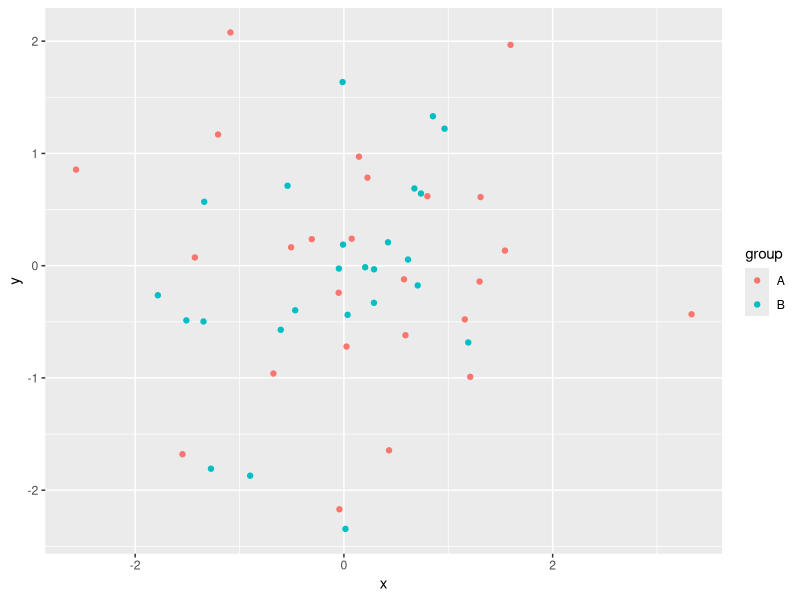
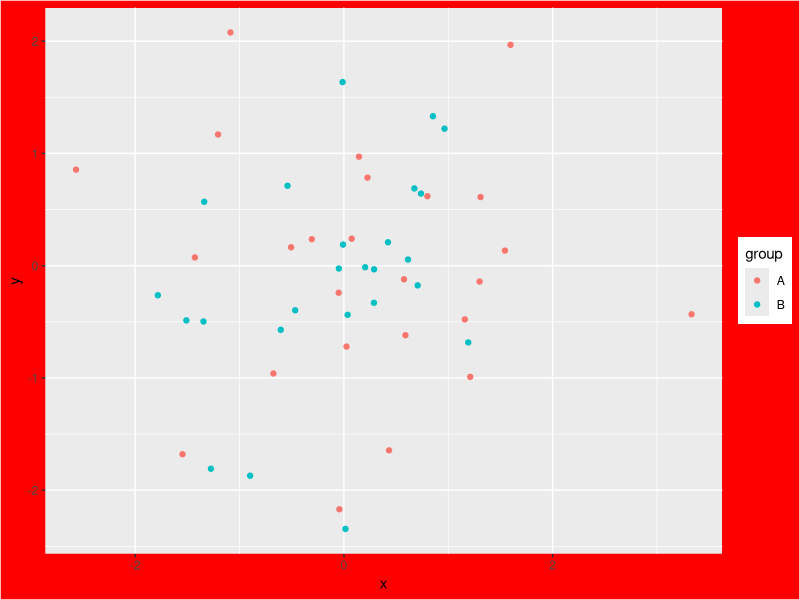
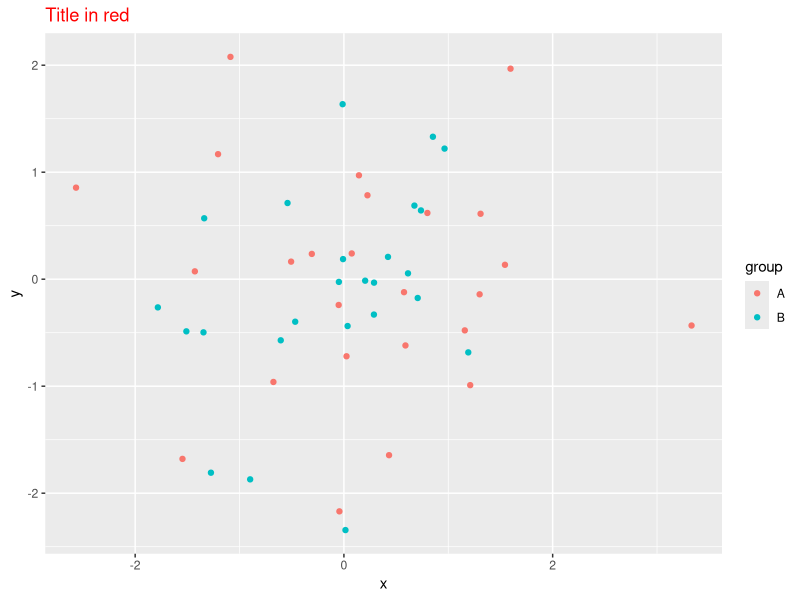
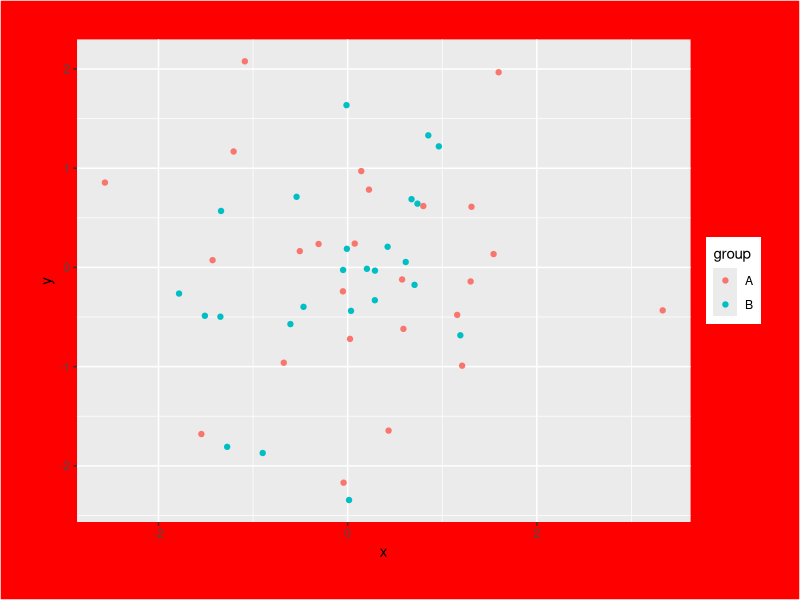
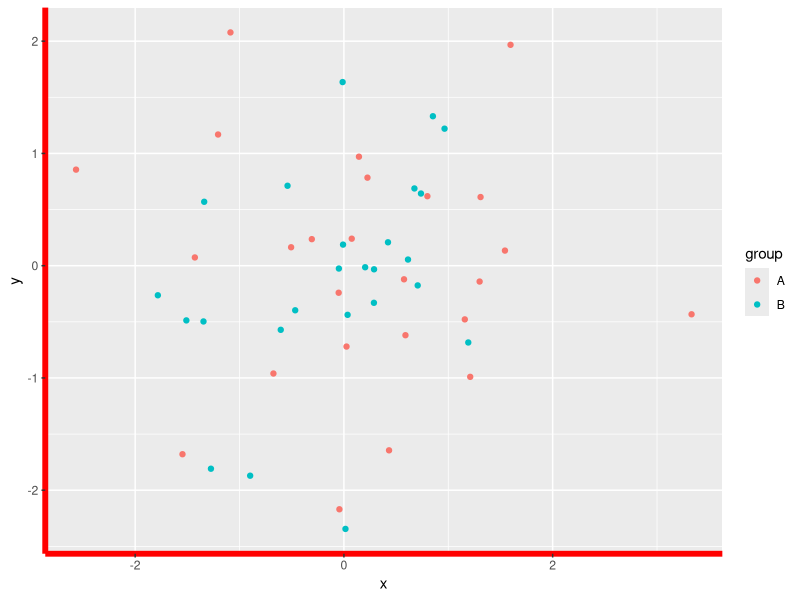
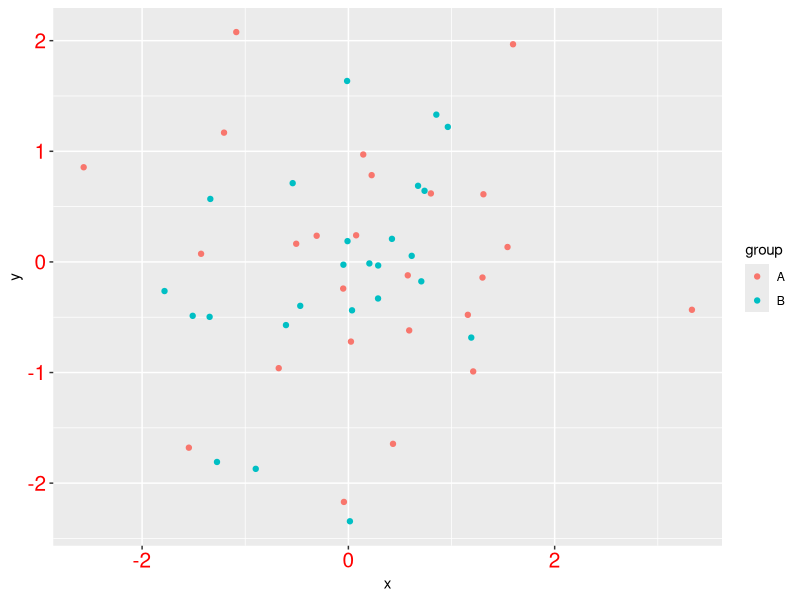
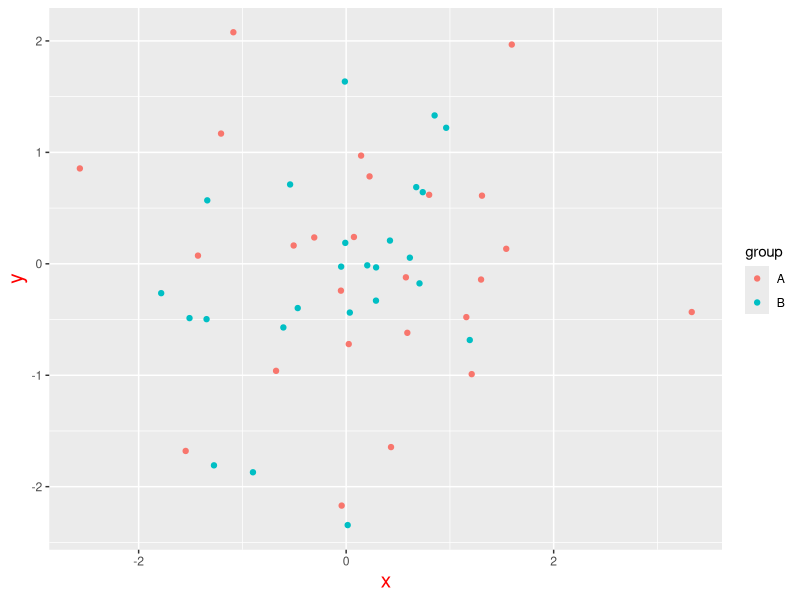
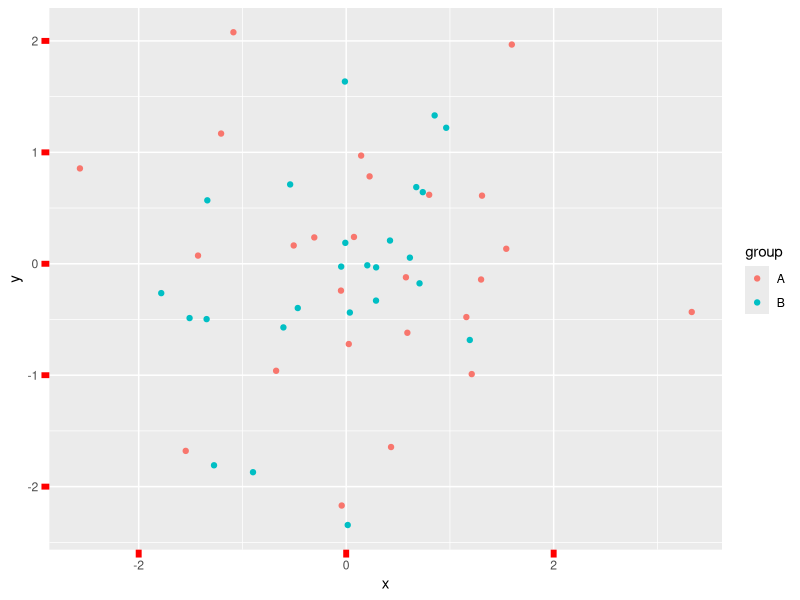

These charts were generated, in order, by the following R code:
## ---- chunk 1
# Load ggplot2 library
library(ggplot2)

# Create a sample dataset
data <- data.frame(
  x = rnorm(50),
  y = rnorm(50),
  group = rep(c("A", "B"), each = 25)
)

## ---- chunk 2
#| fig-cap: Original

gp_Test <- ggplot(data, aes(x, y, color = group)) +
  geom_point()

gp_Test
## ---- chunk 3
#| fig-cap: Background in red
gp_Test + 
  theme(plot.background = element_rect(fill = "red"))

## ---- chunk 4
#| fig-cap: Title in red
gp_Test + 
  ggtitle("Title in red") +
  theme(plot.title = element_text(color = "red"))

## ---- chunk 5
#| fig-cap: Background in red and margin in 10 mm
gp_Test + 
  theme(plot.background = element_rect(fill = "red"),
        plot.margin = margin(10,10,10,10, "mm"))

## ---- chunk 6
#| fig-cap: Axis line in red, line width in 2
gp_Test + 
  theme(axis.line = element_line(color = "red", linewidth = 2))

## ---- chunk 7
#| fig-cap: Tick labels in red and font size in 15
gp_Test + 
  theme(axis.text = element_text(color = "red", size = 15))

## ---- chunk 8
#| fig-cap: Axis titles in red and font size in 15
gp_Test + 
  theme(axis.title = element_text(color = "red", size = 15))

## ---- chunk 9
#| fig-cap: Axis tick marks in red, line width in 2, length in 2 mm
gp_Test + 
  theme(axis.ticks = element_line(color = "red", linewidth = 2),
        axis.ticks.length = unit(2, "mm"))

## ---- chunk 10
#| fig-cap: Legend background in red and margin in 10 mm
gp_Test + 
  theme(legend.background = element_rect(fill = "red"),
        legend.margin = margin(10,10,10,10, "mm"))

## ---- chunk 11
#| fig-cap: Background of legend keys in red and legend keys size in 10 mm
gp_Test + 
  theme(legend.key = element_rect(fill = "red"),
        legend.key.size = unit(10, "mm"))

## ---- chunk 12
#| fig-cap: Legend labels in red and font size in 15
gp_Test + 
  theme(legend.text = element_text(color = "red", size = 15))

## ---- chunk 13
#| fig-cap: Legend name in red and font size in 15
gp_Test + 
  theme(legend.title = element_text(color = "red", size = 15))

## ---- chunk 14
#| fig-cap: Legend background in red and margin in 10 mm
gp_Test + 
  theme(panel.background = element_rect(fill = "red"))

## ---- chunk 15
#| fig-cap: Panel border in red and line width in 2
gp_Test + 
  theme(panel.border = element_rect(color = "red", fill = NA, linewidth = 2))

## ---- chunk 16
#| fig-cap: Panel border in red and line width in 2, but the area fill in green
gp_Test + 
  theme(panel.border = element_rect(color = "red", fill = "green", linewidth = 2))

## ---- chunk 17
#| fig-cap: Major grid lines in red and line width in 15
gp_Test + 
  theme(panel.grid.major = element_line(color = "red", linewidth = 2))

## ---- chunk 18
#| fig-cap: Aspect ratio in 1
gp_Test + 
  theme(aspect.ratio = 2)

